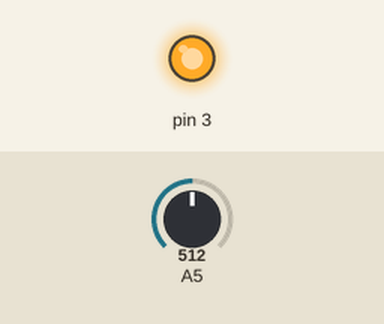
The sketch below on a simulated Arduino Uno, built with avr-gcc and run on an emulated ATmega328P. Shown: output pins drawn as LEDs (lit = HIGH). Inputs (shaded band) come from the test bench; at power-on: A5 = 512.

Above: at 10.8 s.
10.9 s: A5 set to 122
20.9 s: A5 set to 0
30.9 s: A5 set to 511
At 36.8 s:
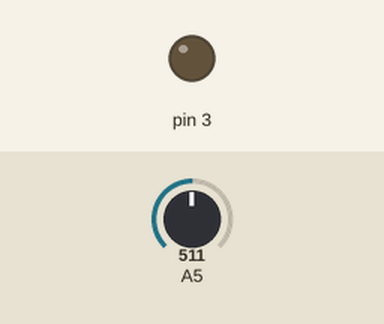
Timing chart, 0 to 47.4 s (numbered marks = the images above; inputs shaded):
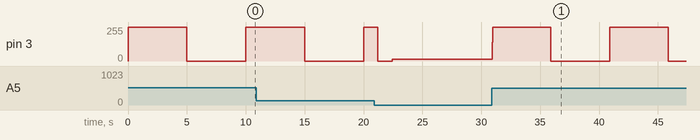

The sketch:

manejo_analogico_EJ6.ino
```cpp
void setup() {
  pinMode(A5, INPUT);
  pinMode(3, OUTPUT);
}

void loop() {

  int parpadeo = analogRead(A5);
  int tiempo = map(parpadeo, 0, 1023, 0, 10000);

  digitalWrite(3, HIGH);
  delay(tiempo);
  digitalWrite(3, LOW);
  delay(tiempo);
}
```

Measured:
- after the input at 30.9 s, pin 3: alternates 255/255 for 5.0 s and 0/255 for 5.0 s, starting at once
